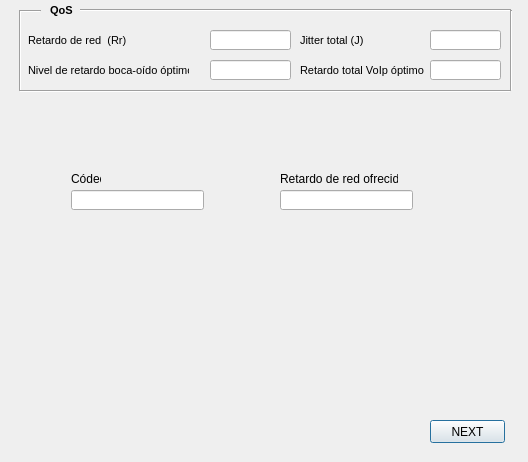
<?xml version="1.0" encoding="UTF-8"?>
<ui version="4.0">
 <class>Dialog</class>
 <widget class="QDialog" name="Dialog">
  <property name="geometry">
   <rect>
    <x>0</x>
    <y>0</y>
    <width>528</width>
    <height>462</height>
   </rect>
  </property>
  <property name="windowTitle">
   <string>Dialog</string>
  </property>
  <widget class="QLineEdit" name="lineEdit_10">
   <property name="geometry">
    <rect>
     <x>430</x>
     <y>30</y>
     <width>71</width>
     <height>20</height>
    </rect>
   </property>
   <property name="text">
    <string/>
   </property>
  </widget>
  <widget class="Line" name="line_20">
   <property name="geometry">
    <rect>
     <x>10</x>
     <y>10</y>
     <width>20</width>
     <height>81</height>
    </rect>
   </property>
   <property name="orientation">
    <enum>Qt::Vertical</enum>
   </property>
  </widget>
  <widget class="QLabel" name="label_23">
   <property name="geometry">
    <rect>
     <x>28</x>
     <y>60</y>
     <width>161</width>
     <height>21</height>
    </rect>
   </property>
   <property name="font">
    <font>
     <pointsize>8</pointsize>
    </font>
   </property>
   <property name="text">
    <string>Nivel de retardo boca-oído óptimo</string>
   </property>
  </widget>
  <widget class="QLineEdit" name="lineEdit_11">
   <property name="geometry">
    <rect>
     <x>210</x>
     <y>30</y>
     <width>81</width>
     <height>20</height>
    </rect>
   </property>
   <property name="text">
    <string/>
   </property>
  </widget>
  <widget class="Line" name="line_19">
   <property name="geometry">
    <rect>
     <x>20</x>
     <y>80</y>
     <width>491</width>
     <height>22</height>
    </rect>
   </property>
   <property name="orientation">
    <enum>Qt::Horizontal</enum>
   </property>
  </widget>
  <widget class="Line" name="line_21">
   <property name="geometry">
    <rect>
     <x>500</x>
     <y>10</y>
     <width>23</width>
     <height>81</height>
    </rect>
   </property>
   <property name="orientation">
    <enum>Qt::Vertical</enum>
   </property>
  </widget>
  <widget class="QLabel" name="label_17">
   <property name="geometry">
    <rect>
     <x>50</x>
     <y>0</y>
     <width>31</width>
     <height>21</height>
    </rect>
   </property>
   <property name="font">
    <font>
     <pointsize>8</pointsize>
     <weight>75</weight>
     <bold>true</bold>
    </font>
   </property>
   <property name="text">
    <string>QoS</string>
   </property>
  </widget>
  <widget class="Line" name="line_23">
   <property name="geometry">
    <rect>
     <x>20</x>
     <y>0</y>
     <width>21</width>
     <height>22</height>
    </rect>
   </property>
   <property name="orientation">
    <enum>Qt::Horizontal</enum>
   </property>
  </widget>
  <widget class="QLabel" name="label_21">
   <property name="geometry">
    <rect>
     <x>300</x>
     <y>60</y>
     <width>141</width>
     <height>21</height>
    </rect>
   </property>
   <property name="font">
    <font>
     <pointsize>8</pointsize>
    </font>
   </property>
   <property name="text">
    <string>Retardo total VoIp óptimo</string>
   </property>
  </widget>
  <widget class="QLabel" name="label_16">
   <property name="geometry">
    <rect>
     <x>28</x>
     <y>30</y>
     <width>131</width>
     <height>21</height>
    </rect>
   </property>
   <property name="font">
    <font>
     <pointsize>8</pointsize>
    </font>
   </property>
   <property name="text">
    <string>Retardo de red  (Rr)</string>
   </property>
  </widget>
  <widget class="QLabel" name="label_18">
   <property name="geometry">
    <rect>
     <x>300</x>
     <y>30</y>
     <width>71</width>
     <height>21</height>
    </rect>
   </property>
   <property name="font">
    <font>
     <pointsize>8</pointsize>
    </font>
   </property>
   <property name="text">
    <string>Jitter total (J)</string>
   </property>
  </widget>
  <widget class="Line" name="line_24">
   <property name="geometry">
    <rect>
     <x>80</x>
     <y>0</y>
     <width>431</width>
     <height>20</height>
    </rect>
   </property>
   <property name="orientation">
    <enum>Qt::Horizontal</enum>
   </property>
  </widget>
  <widget class="QLabel" name="label">
   <property name="geometry">
    <rect>
     <x>280</x>
     <y>171</y>
     <width>118</width>
     <height>16</height>
    </rect>
   </property>
   <property name="text">
    <string>Retardo de red ofrecido</string>
   </property>
  </widget>
  <widget class="QLabel" name="label_2">
   <property name="geometry">
    <rect>
     <x>71</x>
     <y>171</y>
     <width>30</width>
     <height>16</height>
    </rect>
   </property>
   <property name="text">
    <string>Códec</string>
   </property>
  </widget>
  <widget class="QLineEdit" name="lineEdit">
   <property name="geometry">
    <rect>
     <x>71</x>
     <y>190</y>
     <width>133</width>
     <height>20</height>
    </rect>
   </property>
  </widget>
  <widget class="QLineEdit" name="lineEdit_2">
   <property name="geometry">
    <rect>
     <x>280</x>
     <y>190</y>
     <width>133</width>
     <height>20</height>
    </rect>
   </property>
  </widget>
  <widget class="QLineEdit" name="lineEdit_12">
   <property name="geometry">
    <rect>
     <x>210</x>
     <y>60</y>
     <width>81</width>
     <height>20</height>
    </rect>
   </property>
   <property name="text">
    <string/>
   </property>
  </widget>
  <widget class="QLineEdit" name="lineEdit_13">
   <property name="geometry">
    <rect>
     <x>430</x>
     <y>60</y>
     <width>71</width>
     <height>20</height>
    </rect>
   </property>
   <property name="text">
    <string/>
   </property>
  </widget>
  <widget class="QPushButton" name="pushButton">
   <property name="geometry">
    <rect>
     <x>430</x>
     <y>420</y>
     <width>75</width>
     <height>23</height>
    </rect>
   </property>
   <property name="text">
    <string>NEXT</string>
   </property>
  </widget>
 </widget>
 <resources/>
 <connections/>
</ui>
